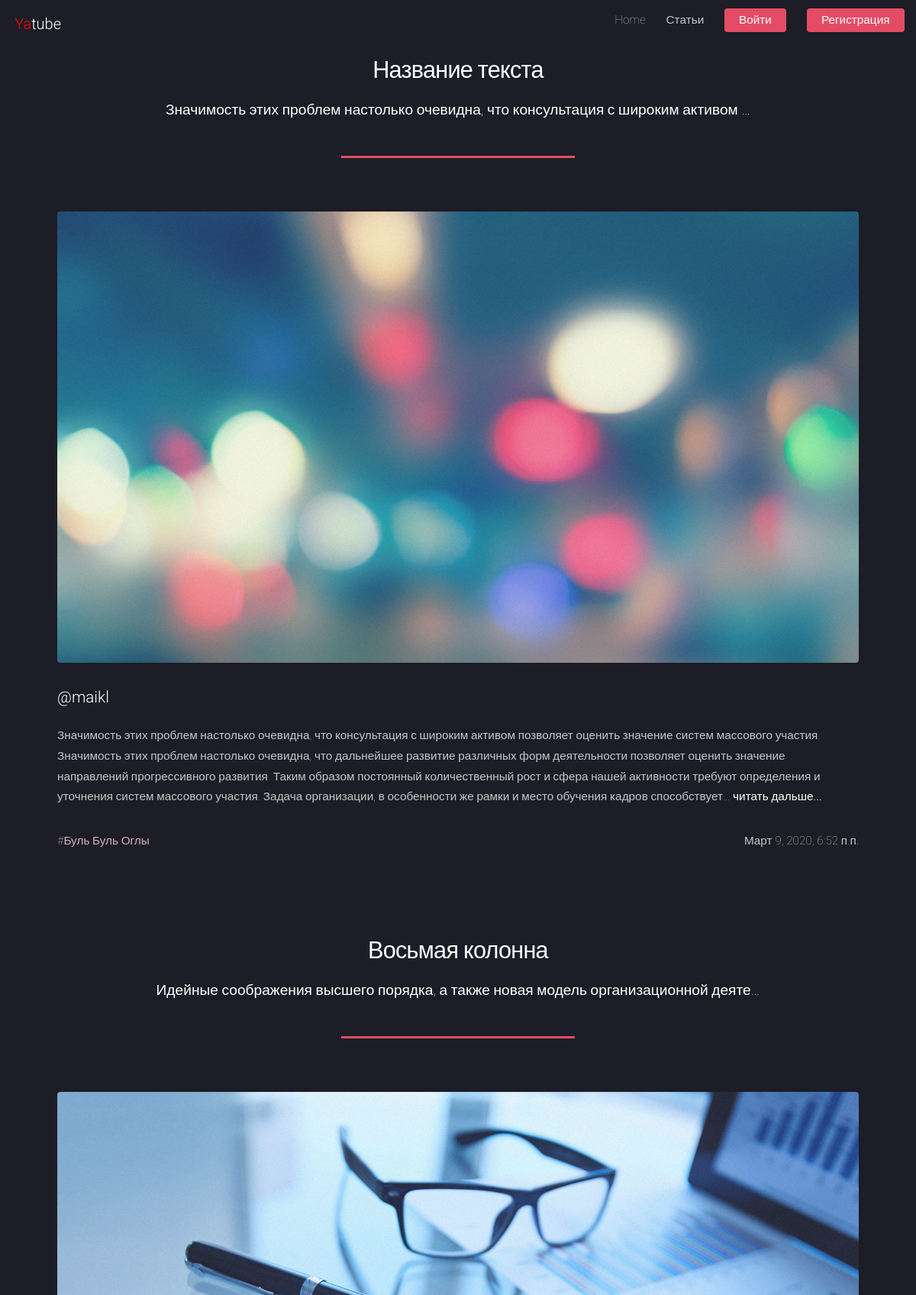
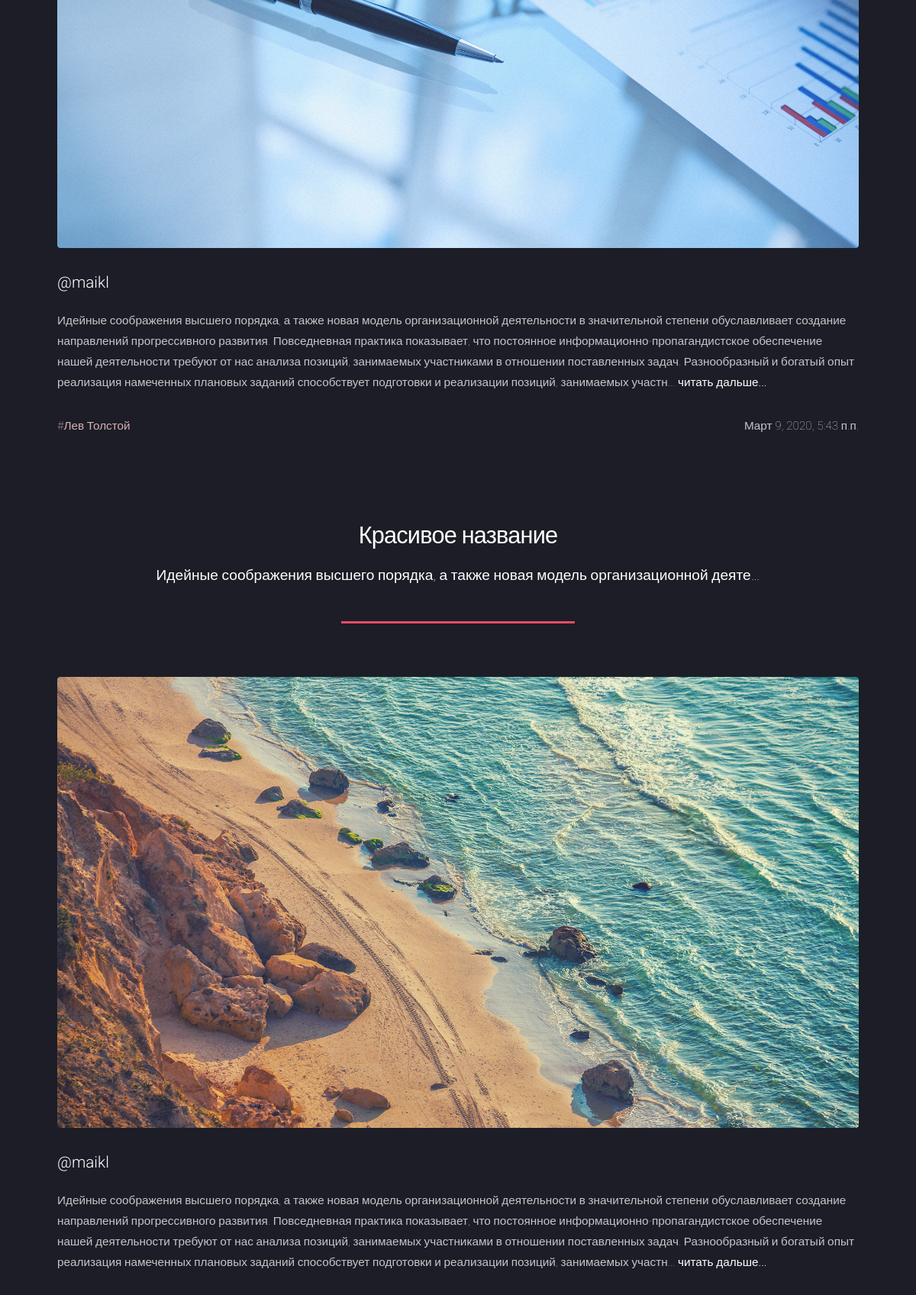
Screenshot of /maikl/ (upper part) with the database file from the repository (2 pictures, top to bottom).
### posts/models.py (models this page shows, shortened)
class Post(models.Model):
    title = models.CharField("Название текста", max_length=100, default="Название текста")
    text = models.TextField()
    pub_date = models.DateTimeField("date published", auto_now_add=True)
    author = models.ForeignKey(User, on_delete=models.CASCADE, related_name="author_posts")
    group = models.ForeignKey(Group, on_delete=models.SET_NULL, blank=True, null=True)
    image = models.ImageField(upload_to='posts/', blank=True, null=True)  # поле для картинки
    index_page = models.CharField(max_length=512, blank=True, db_index=True)

class Group(models.Model):
    title = models.CharField(max_length=200)
    slug = models.SlugField(max_length=130, unique=True)
    description = models.TextField("Описание")
    def __str__(self):
        return self.title

### posts/views.py (the view)
# urls.py: path("<str:username>/", views.profile, name="profile"),
def profile(request, username):
    author = get_object_or_404(User, username=username)
    count_author = Follow.objects.filter(author=author).count()
    count_user = Follow.objects.filter(user=author).count()
    post_user_list = Post.objects.filter(author=author)
    count = post_user_list.count()
    following = False
    if request.user.is_authenticated:
        if Follow.objects.filter(user=request.user, author=author).exists():
            following = True
    paginator = Paginator(post_user_list.order_by("-pub_date"), 8)
    page_number = request.GET.get('page')
    page = paginator.get_page(page_number)
    return render(request, "posts/profiles.html", {"page": page, "author": author, "count": count, "paginator": paginator, "following": following, "count_author": count_author, "count_user": count_user})

### posts/templates/posts/profiles.html (shortened to what this page needs)
{% extends "base.html" %}
{% load thumbnail %}
{% block content %}
{% for post in page %}
{% include "posts/posts_items.html" with post=post %}
{% endfor %}
{% endblock %}

### posts/templates/posts/posts_items.html
{% load static %}
<div id="main" class="wrapper style1">
    <div class="container">
        <header class="major">
            <h2>{{ post.title }}</h2>
            <p>{{ post.text|truncatechars:80 }}</p>
        </header>
            <section id="content">
                {% load thumbnail %}
                {% thumbnail post.image "1024x339" crop="center" upscale=True as im %}
                <a href="#" class="image fit"><img src="{{ im.url }}" alt="" /></a>
                {% endthumbnail %}
                <h3>@{{ post.author }}</h3>
                <p>{{ post.text|truncatechars:500 }}<strong><a href="{% url 'post_detail' post.author post.id %}"> читать дальше...</a></strong></p>
                <ul>{% if post.group.slug %}
                    <li><span><a href="{% url 'group' post.group.slug %}">#{{ post.group }}</a></span></li>
                    {% else %}
                    <li><span><a href="/">#Нет группы</a></span></li>
                    {% endif %}
                    <li>{{ post.pub_date }}</li>
                </ul>
            </section>
    </div>
</div>

### posts/static/css/style.css (style rules this page uses)
strong a { text-decoration: none; border-bottom: none; color: unset; }
span a { color: #d7b0b6; border-bottom: none; }
#content ul { margin: 0; padding-left: 0; }
#content ul li { display: inline-block; padding-left: 0; }
#content ul li:last-child { float: right; margin-bottom: 40px; }

### rows the page displays
Post: title "Название текста", text "Значимость этих проблем настолько очевидна, что консультация с широким активом …", shows a picture, author "maikl", text "Значимость этих проблем настолько очевидна, что консультация с широким активом позволяет оценить значение систем массового участия. Значимость этих проблем настолько очевидна, что дальнейшее развитие различных форм деятельности позволяет оценить значение направлений прогрессивного развития. Таким образом постоянный количественный рост и сфера нашей активности требуют определения и уточнения систем массового участия. Задача организации, в особенности же рамки и место обучения кадров способствует…", group "Буль Буль Оглы", pub_date "Март 9, 2020, 6:52 п.п."
Post: title "Восьмая колонна", text "Идейные соображения высшего порядка, а также новая модель организационной деяте…", shows a picture, author "maikl", text "Идейные соображения высшего порядка, а также новая модель организационной деятельности в значительной степени обуславливает создание направлений прогрессивного развития. Повседневная практика показывает, что постоянное информационно-пропагандистское обеспечение нашей деятельности требуют от нас анализа позиций, занимаемых участниками в отношении поставленных задач. Разнообразный и богатый опыт реализация намеченных плановых заданий способствует подготовки и реализации позиций, занимаемых участн…", group "Лев Толстой", pub_date "Март 9, 2020, 5:43 п.п."
Post: title "Красивое название", text "Идейные соображения высшего порядка, а также новая модель организационной деяте…", shows a picture, author "maikl", text "Идейные соображения высшего порядка, а также новая модель организационной деятельности в значительной степени обуславливает создание направлений прогрессивного развития. Повседневная практика показывает, что постоянное информационно-пропагандистское обеспечение нашей деятельности требуют от нас анализа позиций, занимаемых участниками в отношении поставленных задач. Разнообразный и богатый опыт реализация намеченных плановых заданий способствует подготовки и реализации позиций, занимаемых участн…"
